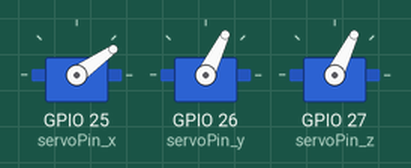
Simulated run of this sketch. Board: ESP32. Parts: 3 × servo.

Above: at 0.05 s.
At 1.4 s:
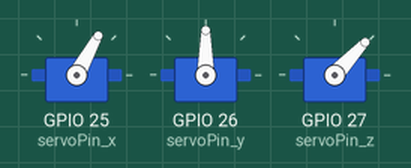
At 2.8 s:
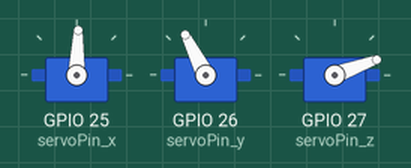
At 5.55 s:
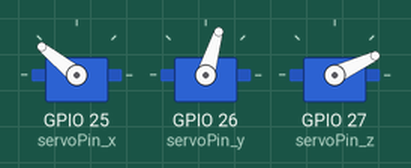
At 8.3 s:
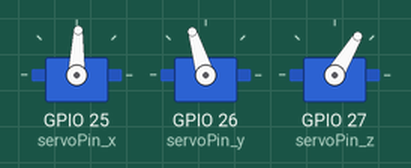
At 11.05 s:
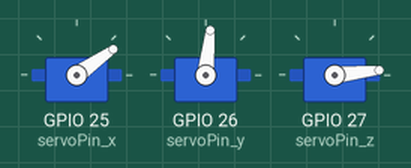
Timing chart, 0 to 14.4 s (numbered marks = the images above):
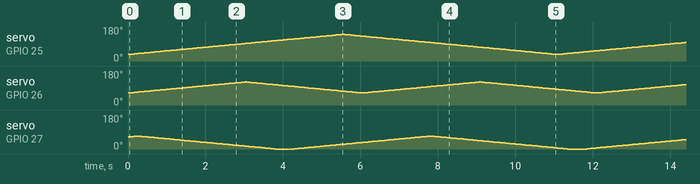

The sketch:

servo_movement.ino
```cpp
#include <ESP32Servo.h>

int servoPin_x = 25;
int servoPin_y = 26;
int servoPin_z = 27;

const int veloPin = 34;
int veloVal;

class AxisServo {
  Servo servo;
  unsigned long prev_ms = 0;
  unsigned long current_ms;
  unsigned long prev_backtrack_ms = 0;
  int backtrack_interval = 1000;
  int timingInterval;
  int startPos;
  int endPos;
  int pos;
  bool direction = 1; // 1 is forward

  public:
  AxisServo(int interval_ms, int start_us, int end_us){
    timingInterval = interval_ms;
    startPos = start_us;
    endPos = end_us;
  }

  void Sweep() {
    current_ms = millis();

    if (current_ms - prev_ms > timingInterval) {
      if (direction) {
        pos += 1;
        servo.writeMicroseconds(pos);
        if (pos == endPos) {
          direction = 0;
        }
      }
      else {
        pos -= 1;
        servo.writeMicroseconds(pos);
        if (pos == startPos) {
          direction = 1;
        }
      }
      prev_ms = current_ms;
    }
  }

  void Backtrack() {
    if (millis() - prev_backtrack_ms > backtrack_interval) {
      pos = 520;
      servo.writeMicroseconds(pos);
      prev_ms = millis() + 100;
      prev_backtrack_ms = millis();
    }
  }

  void WriteMicros(int us) {
    servo.writeMicroseconds(us);
  }

  void Attach(int pin){
    servo.attach(pin);
    servo.writeMicroseconds(startPos);
    pos = startPos;
  }

  void Detach(){
    servo.detach();
  }

  void Write(int Pos) {
    servo.writeMicroseconds(Pos);
    pos = Pos;
  }

  int getPos() {
    return pos;
  }
};

AxisServo servoX(4, 900, 2000);
AxisServo servoY(4, 1200, 1800);
AxisServo servoZ(4, 500, 1250);

void setup() {
  servoX.Attach(servoPin_x);
  servoY.Attach(servoPin_y);
  servoZ.Attach(servoPin_z);
  servoZ.Write(1200);
  //pinMode(veloPin, INPUT);
  Serial.begin(9600);
}

void loop() {
  //veloVal = analogRead(veloPin);

  servoZ.Sweep();
  servoY.Sweep();
  servoX.Sweep();
  /*if (veloVal > 0){
    servoZ.Backtrack();
  }*/
  //Serial.println(servoZ.getPos());
}
```
